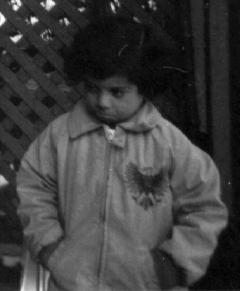
%> input picture p1.jpg, 240 x 291 px
$ octave tst.m   (GNU Octave 9; MATLAB toolbox functions it lacks are replaced by stand-ins)
%> lines starting %> are read from the running program, lines starting %| are printed output that depends on the picture
I = imread('p1.jpg');
%> I is the input picture: size 291x240x3 uint8; min 0, max 255, mean 61.7
I = rgb2gray(I);
%> I: size 291x240 uint8

%initialize the output
y=I;
%count is the number of pixel values of x
[count,~] = imhist(I);
%> count = 256 values, max 1537 at index 16, min 0 at index 238, mean 272.8
total = sum(count);
%> total = 69840
%P(r) list
pcount = count/total;
%> pcount = 256 values, max 0.022 at index 16, min 0 at index 238, mean 0.00391
%create an empty list to hold the equalized pixel value
e_val = zeros(256,1);
%calculate the equalized pixel values
for i = 1:256
    e_val(i)=255 * sum(pcount(1:i));
end
%> after the loop, e_val = 256 values from 0.0146 to 255
e_val=uint8(e_val);
%> e_val = 256 values from 0 to 255
%change the pixel value of the output img
for i = 0:255
    t = find(I == i);
    for j = 1:size(t,1)
        y(t(j)) = e_val(i+1);
    end
end
%> this loop made 256 passes
%> t on passes 1 to 2: [54546; 54547; 54548; 59800], [58340; 58341; 60807; 65459; 67486; 67487]
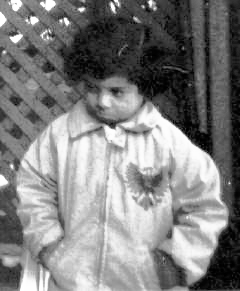
%> y: size 291x240 uint8; min 0, max 255, mean 128.7

imhist(y)
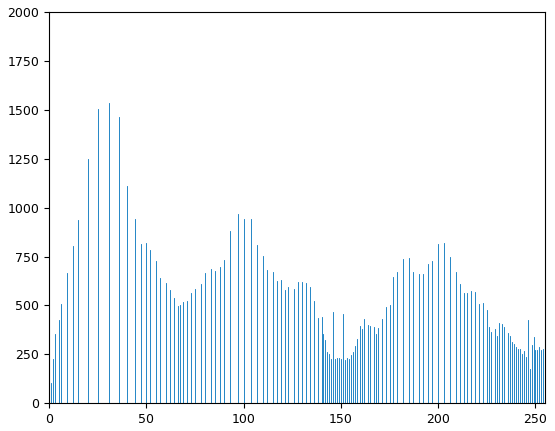
%> figure redrawn from the program's plot data; highest point at x = 31, y = 1537
